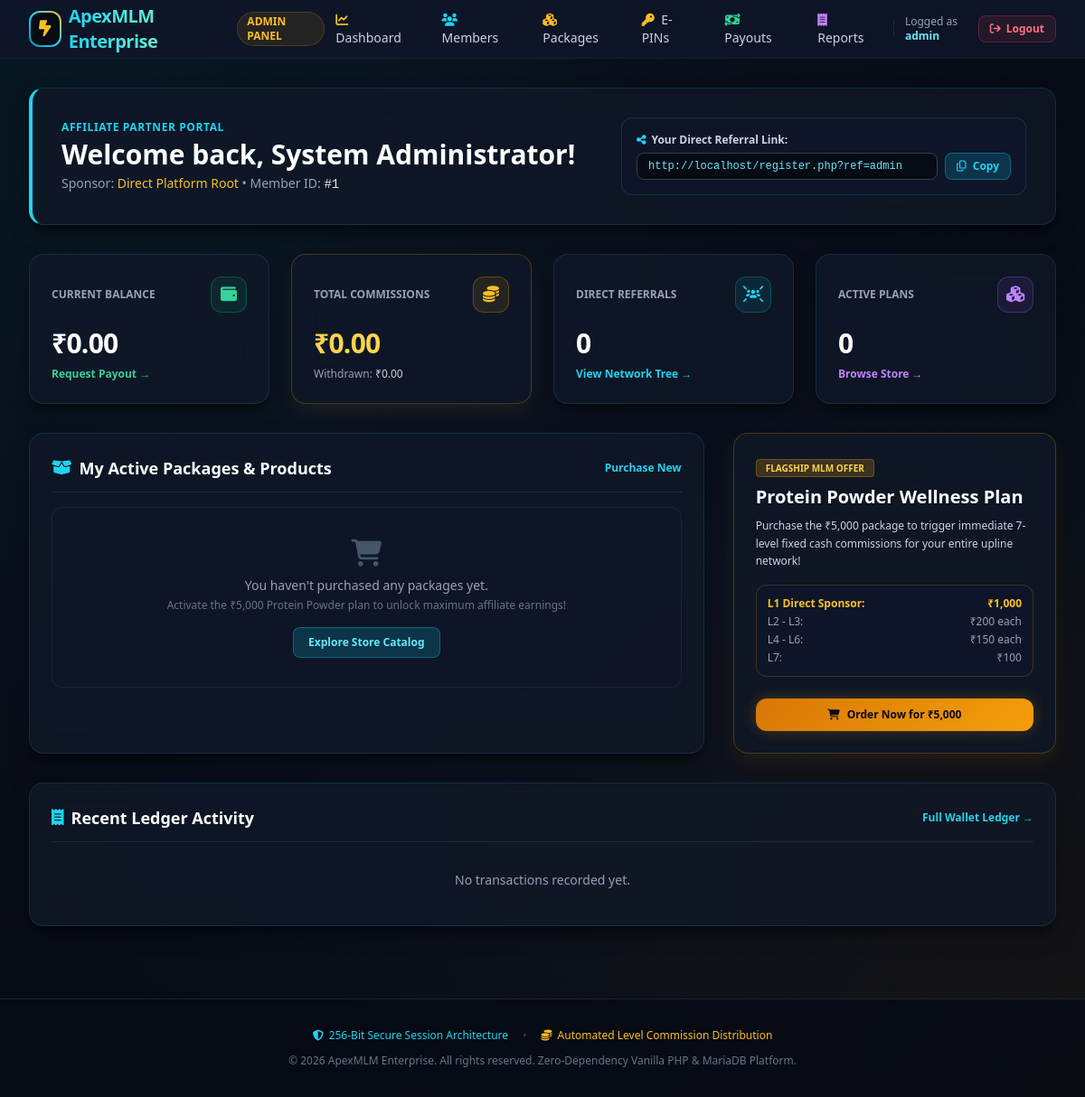
The page /member/dashboard.php (signed in) on the database its author committed.
### tables this page shows
CREATE TABLE IF NOT EXISTS users (
    id INT AUTO_INCREMENT PRIMARY KEY,
    username VARCHAR(50) NOT NULL UNIQUE,
    plain_password VARCHAR(255) NOT NULL,
    sponsor_id INT NULL,
    role ENUM('admin', 'member') NOT NULL DEFAULT 'member',
    full_name VARCHAR(100) NOT NULL,
    mobile VARCHAR(20) NULL,
    email VARCHAR(100) NOT NULL UNIQUE,
    address TEXT NULL,
    created_at TIMESTAMP DEFAULT CURRENT_TIMESTAMP,
    CONSTRAINT fk_users_sponsor FOREIGN KEY (sponsor_id) REFERENCES users(id) ON DELETE SET NULL
);

CREATE TABLE IF NOT EXISTS wallets (
    id INT AUTO_INCREMENT PRIMARY KEY,
    user_id INT NOT NULL UNIQUE,
    balance DECIMAL(12, 2) NOT NULL DEFAULT 0.00,
    total_earned DECIMAL(12, 2) NOT NULL DEFAULT 0.00,
    total_withdrawn DECIMAL(12, 2) NOT NULL DEFAULT 0.00,
    updated_at TIMESTAMP DEFAULT CURRENT_TIMESTAMP ON UPDATE CURRENT_TIMESTAMP,
    CONSTRAINT fk_wallets_user FOREIGN KEY (user_id) REFERENCES users(id) ON DELETE CASCADE
);

### includes/auth.php (called while the page is built, shortened)
<?php
function getCurrentUser(): ?array {
    $pdo = getDBConnection();
    $stmt = $pdo->prepare('SELECT id, username, plain_password, sponsor_id, role, full_name, mobile, email, address, created_at FROM users WHERE id = :id LIMIT 1');
    $stmt->execute(['id' => $_SESSION['user_id']]);
    $user = $stmt->fetch();
    return $user ?: null;
}
function getOrCreateWallet(int $userId): array {
    $pdo = getDBConnection();
    $stmt = $pdo->prepare('SELECT * FROM wallets WHERE user_id = :uid LIMIT 1');
    $stmt->execute(['uid' => $userId]);
    $wallet = $stmt->fetch();
    return $wallet;
}
function e($str): string {
    return htmlspecialchars((string)$str, ENT_QUOTES, 'UTF-8');
}

### member/dashboard.php (the view, shortened to what this page needs)
<?php
require_once __DIR__ . '/../includes/auth.php';
$currentUser = getCurrentUser();
$userId = (int)$currentUser['id'];
$pdo = getDBConnection();
$wallet = getOrCreateWallet($userId);
$purchasesStmt = $pdo->prepare('
    SELECT up.*, p.package_name, p.type as package_type, p.price as pkg_price
    FROM user_purchases up
    JOIN packages p ON up.package_id = p.id
    WHERE up.user_id = :uid AND up.payment_status = "completed"
    ORDER BY up.purchased_at DESC
');
$purchasesStmt->execute(['uid' => $userId]);
$activePurchases = $purchasesStmt->fetchAll();
$refStmt = $pdo->prepare('SELECT COUNT(*) FROM users WHERE sponsor_id = :uid');
$refStmt->execute(['uid' => $userId]);
$directReferralsCount = (int)$refStmt->fetchColumn();
$recentTxStmt = $pdo->prepare('
    SELECT t.*, s.username as sender_username, s.full_name as sender_name
    FROM transactions t
    LEFT JOIN users s ON t.sender_id = s.id
    WHERE t.user_id = :uid
    ORDER BY t.created_at DESC
    LIMIT 6
');
$recentTxStmt->execute(['uid' => $userId]);
$recentTransactions = $recentTxStmt->fetchAll();
$sponsorName = 'Direct Platform Root';
$protocol = (!empty($_SERVER['HTTPS']) && $_SERVER['HTTPS'] !== 'off') ? "https" : "http";
$host = $_SERVER['HTTP_HOST'] ?? 'localhost:8000';
$referralUrl = "{$protocol}://{$host}/register.php?ref=" . urlencode($currentUser['username']);
require_once __DIR__ . '/../includes/header.php';
?>
<div class="max-w-7xl mx-auto px-4 sm:px-6 lg:px-8 py-8 space-y-8">
    <div class="glass-panel rounded-2xl p-6 sm:p-8 flex flex-col md:flex-row md:items-center justify-between gap-6 border-l-4 border-l-cyan-400">
        <div>
            <div class="text-xs uppercase tracking-wider text-cyan-400 font-semibold mb-1">Affiliate Partner Portal</div>
            <h1 class="text-2xl sm:text-3xl font-extrabold text-white">Welcome back, <?= e($currentUser['full_name']) ?>!</h1>
            <p class="text-sm text-slate-400 mt-1">
                Sponsor: <span class="text-amber-400 font-medium"><?= e($sponsorName) ?></span> • Member ID: <span class="text-slate-200 font-mono">#<?= $userId ?></span>
            </p>
        </div>
        <div class="bg-slate-900/90 p-4 rounded-xl border border-cyan-500/20 max-w-md w-full">
            <label class="block text-xs font-semibold text-slate-300 mb-1.5 flex items-center gap-1.5">
                <i class="fa-solid fa-share-nodes text-cyan-400"></i> Your Direct Referral Link:
            </label>
            <div class="flex items-center gap-2">
                <input type="text" id="refLinkInput" readonly value="<?= e($referralUrl) ?>"
                       class="w-full bg-slate-950 border border-slate-700 rounded-lg px-3 py-1.5 text-xs text-cyan-300 font-mono focus:outline-none">
                <button onclick="copyRefLink()" class="px-3 py-1.5 bg-cyan-500/20 hover:bg-cyan-500/30 text-cyan-400 text-xs font-semibold rounded-lg border border-cyan-500/40 transition whitespace-nowrap">
                    <i class="fa-regular fa-copy mr-1"></i> Copy
                </button>
            </div>
        </div>
    </div>
    <div class="grid grid-cols-1 sm:grid-cols-2 lg:grid-cols-4 gap-6">
        <div class="glass-panel rounded-2xl p-6 relative overflow-hidden">
            <div class="flex items-center justify-between">
                <span class="text-xs font-semibold uppercase text-slate-400">Current Balance</span>
                <div class="w-10 h-10 rounded-xl bg-emerald-500/10 border border-emerald-500/30 text-emerald-400 flex items-center justify-center">
                    <i class="fa-solid fa-wallet text-lg"></i>
                </div>
            </div>
            <div class="mt-4">
                <div class="text-3xl font-extrabold text-white tracking-tight"><?= APP_CURRENCY ?><?= number_format((float)$wallet['balance'], 2) ?></div>
                <div class="mt-2 flex items-center justify-between text-xs">
                    <a href="/member/wallet.php" class="text-emerald-400 hover:text-emerald-300 font-semibold flex items-center gap-1">
                        Request Payout &rarr;
                    </a>
                </div>
            </div>
        </div>
        <div class="glass-panel-gold rounded-2xl p-6 relative overflow-hidden">
            <div class="flex items-center justify-between">
                <span class="text-xs font-semibold uppercase text-slate-400">Total Commissions</span>
                <div class="w-10 h-10 rounded-xl bg-amber-500/10 border border-amber-500/30 text-amber-400 flex items-center justify-center">
                    <i class="fa-solid fa-coins text-lg"></i>
                </div>
            </div>
            <div class="mt-4">
                <div class="text-3xl font-extrabold text-amber-300 tracking-tight"><?= APP_CURRENCY ?><?= number_format((float)$wallet['total_earned'], 2) ?></div>
                <div class="mt-2 text-xs text-slate-400">
                    Withdrawn: <span class="text-slate-300"><?= APP_CURRENCY ?><?= number_format((float)$wallet['total_withdrawn'], 2) ?></span>
                </div>
            </div>
        </div>
        <div class="glass-panel rounded-2xl p-6 relative overflow-hidden">
            <div class="flex items-center justify-between">
                <span class="text-xs font-semibold uppercase text-slate-400">Direct Referrals</span>
                <div class="w-10 h-10 rounded-xl bg-cyan-500/10 border border-cyan-500/30 text-cyan-400 flex items-center justify-center">
                    <i class="fa-solid fa-users-rays text-lg"></i>
                </div>
            </div>
            <div class="mt-4">
                <div class="text-3xl font-extrabold text-white tracking-tight"><?= $directReferralsCount ?></div>
                <div class="mt-2 text-xs">
                    <a href="/member/network.php" class="text-cyan-400 hover:text-cyan-300 font-semibold">View Network Tree &rarr;</a>
                </div>
            </div>
        </div>
        <div class="glass-panel rounded-2xl p-6 relative overflow-hidden">
            <div class="flex items-center justify-between">
                <span class="text-xs font-semibold uppercase text-slate-400">Active Plans</span>
                <div class="w-10 h-10 rounded-xl bg-purple-500/10 border border-purple-500/30 text-purple-400 flex items-center justify-center">
                    <i class="fa-solid fa-cubes text-lg"></i>
                </div>
            </div>
            <div class="mt-4">
                <div class="text-3xl font-extrabold text-white tracking-tight"><?= count($activePurchases) ?></div>
                <div class="mt-2 text-xs">
                    <a href="/member/store.php" class="text-purple-400 hover:text-purple-300 font-semibold">Browse Store &rarr;</a>
                </div>
            </div>
        </div>
    </div>
    <div class="grid grid-cols-1 lg:grid-cols-3 gap-8">
        <div class="lg:col-span-2 glass-panel rounded-2xl p-6">
            <div class="flex items-center justify-between mb-4 pb-3 border-b border-slate-800">
                <h3 class="text-lg font-bold text-white flex items-center gap-2">
                    <i class="fa-solid fa-box-open text-cyan-400"></i> My Active Packages & Products
                </h3>
                <a href="/member/store.php" class="text-xs font-semibold text-cyan-400 hover:underline">Purchase New</a>
            </div>
            <?php if (empty($activePurchases)): ?>
                <div class="p-8 text-center text-slate-400 bg-slate-900/40 rounded-xl border border-slate-800/80">
                    <i class="fa-solid fa-cart-shopping text-3xl text-slate-600 mb-2"></i>
                    <p class="text-sm">You haven't purchased any packages yet.</p>
                    <p class="text-xs text-slate-500 mt-1">Activate the ₹5,000 Protein Powder plan to unlock maximum affiliate earnings!</p>
                    <a href="/member/store.php" class="inline-block mt-4 px-4 py-2 bg-cyan-500/20 border border-cyan-500/40 text-cyan-300 text-xs font-semibold rounded-lg hover:bg-cyan-500/30 transition">
                        Explore Store Catalog
                    </a>
                </div>
            <?php endif; ?>
        </div>
        <div class="glass-panel-gold rounded-2xl p-6 flex flex-col justify-between">
            <div>
                <span class="px-2.5 py-0.5 rounded text-[10px] font-bold uppercase bg-amber-500/20 text-amber-300 border border-amber-500/30">
                    Flagship MLM Offer
                </span>
                <h4 class="text-xl font-bold text-white mt-2">Protein Powder Wellness Plan</h4>
                <p class="text-xs text-slate-300 mt-2 leading-relaxed">
                    Purchase the ₹5,000 package to trigger immediate 7-level fixed cash commissions for your entire upline network!
                </p>
                <div class="mt-4 p-3 bg-slate-900/80 rounded-xl border border-amber-500/20 text-xs space-y-1">
                    <div class="text-amber-400 font-semibold flex items-center justify-between">
                        <span>L1 Direct Sponsor:</span>
                        <span>₹1,000</span>
                    </div>
                    <div class="text-slate-400 flex items-center justify-between">
                        <span>L2 - L3:</span>
                        <span>₹200 each</span>
                    </div>
                    <div class="text-slate-400 flex items-center justify-between">
                        <span>L4 - L6:</span>
                        <span>₹150 each</span>
                    </div>
                    <div class="text-slate-400 flex items-center justify-between">
                        <span>L7:</span>
                        <span>₹100</span>
                    </div>
                </div>
            </div>
            <div class="mt-6">
                <a href="/member/store.php" class="w-full py-2.5 px-4 rounded-xl font-bold text-slate-950 glow-gold-btn text-xs text-center flex items-center justify-center gap-2">
                    <i class="fa-solid fa-cart-shopping"></i> Order Now for ₹5,000
                </a>
            </div>
        </div>
    </div>
    <div class="glass-panel rounded-2xl p-6">
        <div class="flex items-center justify-between mb-4 pb-3 border-b border-slate-800">
            <h3 class="text-lg font-bold text-white flex items-center gap-2">
                <i class="fa-solid fa-receipt text-cyan-400"></i> Recent Ledger Activity
            </h3>
            <a href="/member/wallet.php" class="text-xs font-semibold text-cyan-400 hover:underline">Full Wallet Ledger &rarr;</a>
        </div>
        <?php if (empty($recentTransactions)): ?>
            <p class="text-sm text-slate-400 py-4 text-center">No transactions recorded yet.</p>
        <?php endif; ?>
    </div>
</div>
<?php require_once __DIR__ . '/../includes/footer.php'; ?>

### includes/header.php (shortened to what this page needs)
<?php
require_once __DIR__ . '/auth.php';
$currentUser = getCurrentUser();
?>
<!DOCTYPE html>
<html lang="en" class="dark">
<head>
    <script src="https://cdn.tailwindcss.com"></script>
    <link rel="stylesheet" href="https://cdnjs.cloudflare.com/ajax/libs/font-awesome/6.5.1/css/all.min.css">
    <link rel="stylesheet" href="/assets/css/custom.css">
</head>
<body class="bg-slate-950 text-slate-100 min-h-screen flex flex-col font-sans antialiased selection:bg-cyan-500 selection:text-white">
<header class="border-b border-cyan-900/30 bg-slate-900/80 backdrop-blur-md sticky top-0 z-50">
    <div class="max-w-7xl mx-auto px-4 sm:px-6 lg:px-8 h-16 flex items-center justify-between">
        <div class="flex items-center space-x-3">
            <a href="/" class="flex items-center space-x-2 group">
                <div class="w-10 h-10 rounded-xl bg-gradient-to-tr from-cyan-600 via-cyan-400 to-amber-400 p-[2px] transition duration-300 group-hover:scale-105">
                    <div class="w-full h-full bg-slate-950 rounded-[10px] flex items-center justify-center">
                        <i class="fa-solid fa-bolt-lightning text-amber-400 text-lg"></i>
                    </div>
                </div>
                <span class="text-xl font-bold tracking-tight bg-gradient-to-r from-cyan-400 via-teal-300 to-amber-400 bg-clip-text text-transparent">
                </span>
            </a>
            <?php if ($currentUser && $currentUser['role'] === 'admin'): ?>
                <span class="ml-2 px-2.5 py-0.5 text-xs font-semibold rounded-full bg-amber-500/10 text-amber-400 border border-amber-500/20">ADMIN PANEL</span>
            <?php elseif ($currentUser): ?>
                <span class="ml-2 px-2.5 py-0.5 text-xs font-semibold rounded-full bg-cyan-500/10 text-cyan-400 border border-cyan-500/20">MEMBER HUB</span>
            <?php endif; ?>
        </div>
        <nav class="flex items-center space-x-1 sm:space-x-3">
            <?php if ($currentUser): ?>
                <?php if ($currentUser['role'] === 'admin'): ?>
                    <a href="/admin/dashboard.php" class="px-3 py-2 text-sm font-medium text-slate-300 hover:text-amber-400 rounded-lg hover:bg-slate-800/60 transition"><i class="fa-solid fa-chart-line mr-1 text-amber-400"></i> Dashboard</a>
                    <a href="/admin/users.php" class="px-3 py-2 text-sm font-medium text-slate-300 hover:text-cyan-400 rounded-lg hover:bg-slate-800/60 transition"><i class="fa-solid fa-users mr-1 text-cyan-400"></i> Members</a>
                    <a href="/admin/packages.php" class="px-3 py-2 text-sm font-medium text-slate-300 hover:text-amber-400 rounded-lg hover:bg-slate-800/60 transition"><i class="fa-solid fa-cubes mr-1 text-amber-400"></i> Packages</a>
                    <a href="/admin/pins.php" class="px-3 py-2 text-sm font-medium text-slate-300 hover:text-amber-400 rounded-lg hover:bg-slate-800/60 transition"><i class="fa-solid fa-key mr-1 text-amber-400"></i> E-PINs</a>
                    <a href="/admin/payouts.php" class="px-3 py-2 text-sm font-medium text-slate-300 hover:text-emerald-400 rounded-lg hover:bg-slate-800/60 transition"><i class="fa-solid fa-money-bill-transfer mr-1 text-emerald-400"></i> Payouts</a>
                    <a href="/admin/reports.php" class="px-3 py-2 text-sm font-medium text-slate-300 hover:text-purple-400 rounded-lg hover:bg-slate-800/60 transition"><i class="fa-solid fa-receipt mr-1 text-purple-400"></i> Reports</a>
                <?php endif; ?>
                <div class="flex items-center space-x-2">
                    <span class="text-xs text-slate-400 hidden md:inline">Logged as <span class="text-cyan-300 font-semibold"><?= e($currentUser['username']) ?></span></span>
                    <a href="/logout.php" class="px-3 py-1.5 text-xs font-semibold text-rose-400 bg-rose-500/10 hover:bg-rose-500/20 border border-rose-500/30 rounded-lg transition flex items-center">
                        <i class="fa-solid fa-arrow-right-from-bracket mr-1.5"></i> Logout
                    </a>
                </div>
            <?php endif; ?>
        </nav>
    </div>
</header>
<main class="flex-grow">

### rows shown on the page
users: username "admin", full_name "System Administrator", id "1", username "http://localhost/register.php?ref=admin"
wallets: balance "0.00", total_earned "0.00", total_withdrawn "0.00"

### other values the page prints
$sponsorName "Direct Platform Root"
APP_CURRENCY "₹"
$directReferralsCount "0"
count($activePurchases) "0"
APP_NAME "ApexMLM Enterprise"
